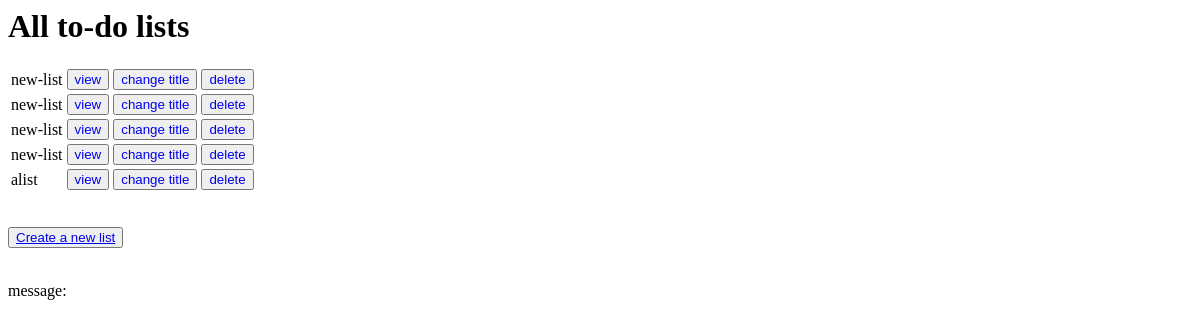
The page /v1/to-do-list/show-all/ (signed in) on the database as committed earlier.
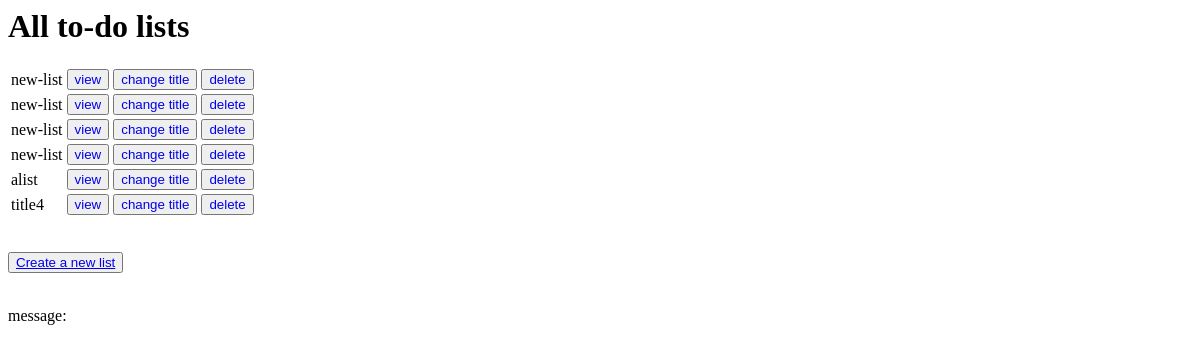
The same page on the database as committed later.
### ToDoListApp/models/to_do_list.py (models this page shows, shortened)
class ToDoList(models.Model):
    title = models.CharField(max_length=100, default="new-list", null=False,
                             verbose_name='عنوان', validators=[validate_title])
    owner = models.ForeignKey(User, on_delete=models.CASCADE,
                              related_name="to_do_lists", null=True, verbose_name='صاحب')

### ToDoListApp/views/show_all_lists_view.py (the view)
# urls.py: path("to-do-list/show-all/", show_all_lists, name='v1-show-lists'),
@login_required
def show_all_lists(request):
    user = request.user
    to_do_lists = user.to_do_lists.all()
    return render(request, "v1/show_all_lists_template.html",
                  {"to_do_lists": to_do_lists})

### ToDoListApp/templates/v1/show_all_lists_template.html (shortened to what this page needs)
<h1>All to-do lists</h1>
<form method="post">
    <table>
        {% for to_do_list in to_do_lists %}
            <tr>
                <td>{{ to_do_list.title }}</td>
                <td>
                    <button><a href="{% url 'v1-get-list' list_id=to_do_list.id %}"
                               style="text-decoration: none;">view</a></button>
                </td>
                <td>
                    <button><a href="{% url 'v1-edit-list' list_id=to_do_list.id %}"
                               style="text-decoration: none;">change title</a></button>
                </td>
                <td>
                    <button><a href="{% url 'v1-delete-list' list_id=to_do_list.id %}"
                               style="text-decoration: none;">delete</a></button>
                </td>
            </tr>
        {% endfor %}
    </table>
    <br>
    <p>
        <button><a href="{% url 'v1-create-list' %}">Create a new list</a></button>
    </p>
</form>
message:

Rows that differ between the two databases and show on the page:
added ToDoList: title "title4"
